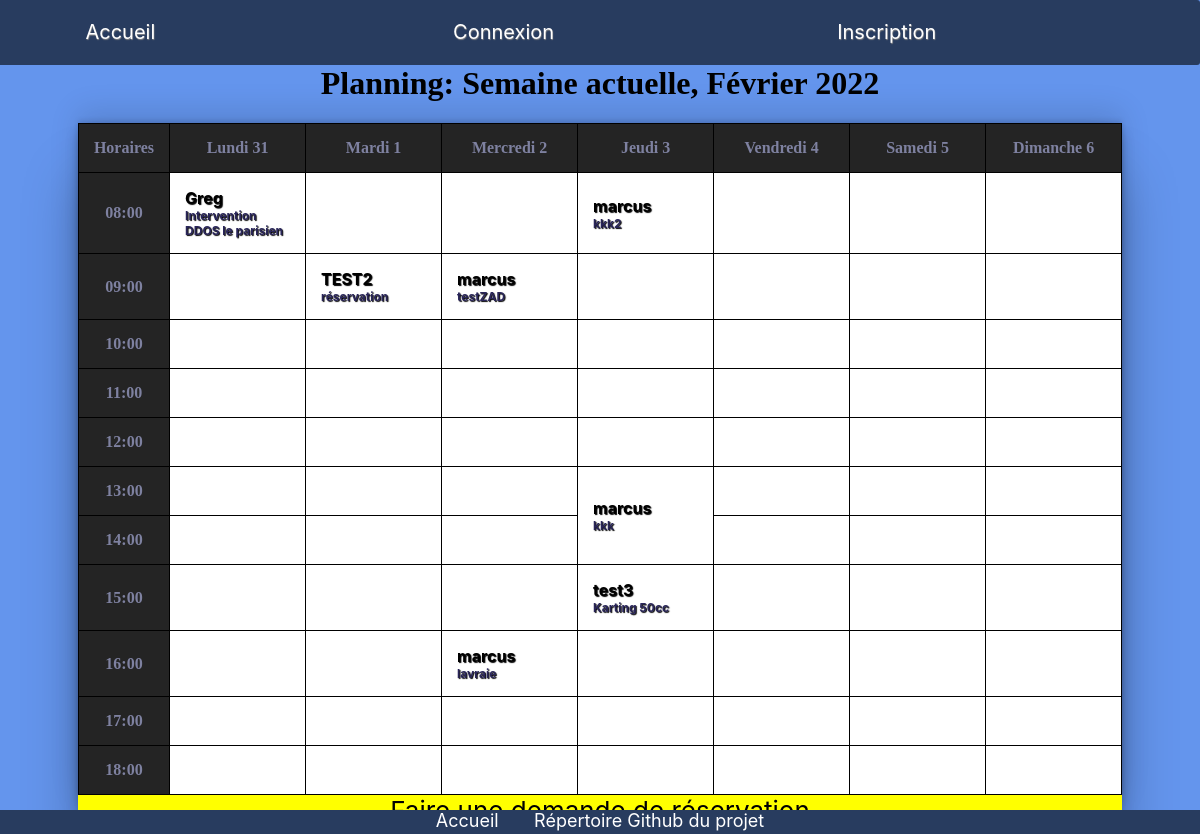
The page /pages/planning.php on the database its author committed.
### tables this page shows
CREATE TABLE IF NOT EXISTS `reservations` (
  `id` int(11) NOT NULL AUTO_INCREMENT,
  `titre` varchar(255) NOT NULL,
  `description` text NOT NULL,
  `debut` datetime NOT NULL,
  `fin` datetime NOT NULL,
  `id_utilisateur` int(11) NOT NULL,
  PRIMARY KEY (`id`)
);

CREATE TABLE IF NOT EXISTS `utilisateurs` (
  `id` int(11) NOT NULL AUTO_INCREMENT,
  `login` varchar(255) NOT NULL,
  `password` varchar(255) NOT NULL,
  PRIMARY KEY (`id`)
);

### classes/classWeek.php (called while the page is built, shortened)
<?php
class Week{
    public $days =  ['Lundi', 'Mardi', 'Mercredi', 'Jeudi', 'Vendredi', 'Samedi', 'Dimanche'];
    public $currentDate;
    public $month;
    public $year;
public function __construct(?int $day = null, ?int $month = null, ?int $year = null){
    if($day ===null || $day < 1 || $day >31){
        $day = intval(date('j'));
    }
    if($month === null || $month < 1 || $month > 12){
        $month = intval(date('m'));
    }
    if($year === null){
        $year = intval(date('Y'));
    }
    $dateString = $year . '-' . $month . '-' . $day;
    $makeDate = new DateTimeImmutable($dateString);
    $this->currentDay = intval($makeDate->format('N'));
    if($this->currentDay === 1){
        $this->mondayDate = $day;
        $this->currentIsMonday = TRUE;
    }
    else {
        $getMondayDate = $makeDate->modify('last monday');
        $this->mondayDate = intval($getMondayDate->format('j'));
    }
    $this->currentDate = $dateString;
    $this->month = $month;
    $this->year = $year;
}
    public function ToString(): string {
        return $this->month[$this->month - 1] . ' ' . $this->year;
    }
     public function getDays(int $index): string{
         return $this->days[$index];
     }
    public function previousWeek(): Week{
        $tempDate = new DateTimeImmutable($this->currentDate);
        $dayName = $tempDate->format('l');
        var_dump($dayName);
        $tempDate2 = $tempDate->modify('previous ' . $dayName);
        $day = $tempDate2->format('j');
        $month = $tempDate2->format('n');
        $year = $tempDate2->format('Y');
        return new Week($day, $month, $year);
    }
}
?>

### classes/classCrenneau.php (called while the page is built, shortened)
<?php
class Creneaux {
    private $pdo;
    public function __construct(){
        $this->pdo = new PDO('mysql:host=localhost;dbname=reservationsalles', 'root', '', [
            PDO::ATTR_ERRMODE => PDO::ERRMODE_EXCEPTION,
            PDO::ATTR_DEFAULT_FETCH_MODE => PDO::FETCH_ASSOC]);
    }
    public function getEventsBetween(DateTime $start, DateTime $end): array {
        $sql = "SELECT reservations.id, reservations.titre, reservations.debut, reservations.fin, utilisateurs.login
        FROM reservations JOIN utilisateurs ON utilisateurs.id = reservations.id_utilisateur
        WHERE reservations.debut
        BETWEEN '{$start->format('Y--d 08:00:00')}' AND '{$end->format('Y-m-d 19:00:00')}'";
        $stmt = $this->pdo->query($sql);
        $results = $stmt->fetchAll();
        return $results;
    }
    public function getEventsBetweenByDayTime(DateTime $start, DateTime $end): array{
        $events = $this->getEventsBetween($start, $end);
        $days = [];
        foreach ($events as $event){
            $days[$event['debut']] = $event;
            $diff = new Creneaux;
            $length = $diff->timeLength($event['debut'], $event['fin']);
            $days[$event['debut']]['length'] = $length;
            $dateStart = new DateTime($event['debut']);
            $dateDay = $dateStart->format('N');
            $timeHour = $dateStart->format('G');
            $case = ($timeHour - 7) . '-' . $dateDay;
            $days[$event['debut']]['case'] = $case;
        }
        return $days;
    }
    public function timeLength(string $start, string $end): int {
        $tempOne = new DateTime($start);
        $tempTwo = new DateTime($end);
        $length = date_diff($tempOne, $tempTwo);
        return $length->h;
    }
}
?>

### pages/planning.php (the view, shortened to what this page needs)
<?php
require_once('../classes/classCrenneau.php');
require_once('../classes/classWeek.php');
?>
<?php
$eventsFromDB = new Creneaux();
$tableCell = [];
$currentEvent = [];
$actWeek = new Week($_GET['day'] ?? null, $_GET['month'] ?? null, $_GET['year'] ?? null);
$tempDate = new DateTime ($actWeek->currentDate);
$end =(clone $tempDate)->modify('+ 5 days - 1 second');
$events = $eventsFromDB -> getEventsBetweenByDayTime($tempDate, $end);
foreach ($events as $k => $event){
    $tableCell[$event['case']] = $event['length'];
}
?>
<!DOCTYPE html>
<head>
</head>
<html lang="fr">
<link rel="stylesheet" href="../CSS/planning.css">
<body>
    <main>
    <div class="calendarnav">
        <h1>Planning: Semaine actuelle, Février <?= $actWeek->ToString(); ?></h1>
    </div>
    <div class = calendartable>
    <table>
    </div>
    <colgroup>
        <col>
        <col span="5">
        <col span="2">
    </colgroup>
    <?php
    for ($y=0; $y < 12; $y++) {
        echo '<tr>', "\n";
        for ($x = 0; $x < 8; $x++) {
            $coordinate = $y . '-' . $x;
            $cellLength = null;
            if ($y == 0 && $x == 0)
            echo '<th>Horaires</th>';
            elseif ($y == 0 && $x > 0) {
                $daysNumber = $actWeek->mondayDate + $x - 1;
                if ($daysNumber > 31){
                        $daysNumber = $actWeek->mondayDate + $x - 32;
                }
                 echo '<th>' . $actWeek->getDays ($x -1) . ' ' . $daysNumber . '</th>';
            }
            elseif ($y > 0 && $x == 0) {
                $tempHour = 7 + $y;
                if ($tempHour < 10) {
                   $hour = '0' . $tempHour . ':00';
                }
                else {
                    $hour = $tempHour . ':00';
                }
                echo '<th>' . $hour . '</th>';
            }
            else {
                foreach($tableCell as $key => $value) {
                    if ($coordinate === $key) {
                        $cellLength = $value;
                    }
                }
                foreach ($events as $k => $event) {
                    if ($coordinate == $event['case']) {
                        $currentEvent = $event;
                    }
                }
                if (isset($cellLength) && $cellLength !== FALSE) {
                    echo '<td rowspan="'. $cellLength .'"';
                    echo ' style="color:white;text-shadow: 1px 1px 1px black; background-color:' . '">';
                    echo "<a href=\"reservation.php?id=" . $currentEvent['id'] . '" class=table_link>';
                    echo '<div class = loginreserv><span>' . $currentEvent['login'] . '</span></div>';
                    echo '<div class = titlereserv><span>' . $currentEvent['titre'] . '</span></div>';
                    echo '</a>';
                    echo '</td>';
                    $tempY = $y + 1;
                    while ($cellLength > 1) {
                       $tableCell[$tempY . '-' . $x] = FALSE;
                       $tempY++;
                       $cellLength--;
                    }
                }
                else {
                    if (isset($tableCell[$coordinate])){
                        ;
                }
                else {
                    echo'<td></td>';
                }
            }
        }
    }
    echo '</tr> ', "\n";
    }
    ?>
<div class = booking>
    <div class = addbooking><a href="reservation-form.php"> Faire une  demande de réservation </a></div>
</div>
    </main>
<footer>
</footer>
</body>
</html>
    <link rel="stylesheet" href="CSS/planning.css">
    <link rel="stylesheet" href="/reservation-salles/style.css">

### CSS/planning.css (style rules this page uses)
body { background-color: cornflowerblue ; }
td, th { border: solid black 1px; padding: 15px; }
td { width: 105px; }
table { border-collapse: collapse; align-items: center; margin-bottom: 20px; }
th { background-color: rgb(36, 36, 36); color: #7e81a0 ; font-family: 'Alfa Slab One', cursive; }
h1 { font-family: 'Alfa Slab One', cursive; text-align: center; }
main { display: flex; justify-content: space-around; align-items: center; flex-direction: column; }
.calendartable { box-shadow: rgba(0, 0, 0, 0.25) 0px 54px 55px, rgba(0, 0, 0, 0.12) 0px -12px 30px, rgba(0, 0, 0, 0.12) 0px 4px 6px, rgba(0, 0, 0, 0.17) 0px 12px 13px, rgba(0, 0, 0, 0.09) 0px -3px 5px; margin: 0; padding: 0; border-bottom: none; border-bottom-left-radius: 5%; border-bottom-right-radius: 5%; }
.loginreserv { color: black; font-family: -apple-system, BlinkMacSystemFont, 'Segoe UI', Roboto, Oxygen, Ubuntu, Cantarell, 'Open Sans', 'Helvetica Neue', sans-serif; font-size: 16px; }
a { text-decoration: none; }
.titlereserv { color: rgb(42, 38, 90); font-family: -apple-system, BlinkMacSystemFont, 'Segoe UI', Roboto, Oxygen, Ubuntu, Cantarell, 'Open Sans', 'Helvetica Neue', sans-serif; font-size: 12px; }

### style.css (style rules this page uses)
* { font-family: -apple-system, BlinkMacSystemFont, 'Segoe UI', Roboto, Oxygen, Ubuntu, Cantarell, 'Open Sans', 'Helvetica Neue', sans-serif; margin-top: 0; margin-left: 0; margin-right: 0; }
.headermenu { margin-left: -400px; display: flex; justify-content: space-evenly; background-color: rgb(40, 60, 95); color: white; text-decoration: none; border-radius: 3px; z-index: 20; }
.headermenu a { display: flex; justify-content: center; margin-right: 20px; height: 65px; width: 140px; line-height: 65px; text-decoration: none; color: white; font-size: 20px; text-shadow: 0.5px 0.5px 1px rgb(133, 133, 133); border-radius: 1.8px; }
footer { position:fixed; bottom:0; width:100%; height: 24px; background: rgb(40, 60, 95); color: whitesmoke; font-size: 18px; bottom: 0px; left: 0px; right: 0px; }
footer a:link { text-decoration: none; }
footer a { color: white; margin-bottom: 2px; height: 200px; }
.footerlivreor { display: flex; justify-content: center; }
table { border-collapse: collapse; background: white; color: black; }
th, td { font-weight: bold; }
.addbooking { font-size: 26px;; display: flex; justify-content: center; background-color: yellow; border-radius: 9.5px; height: 25%; width: 100%; margin-top: -20px; padding-top: 10px; border-top-left-radius: 0%; border-top-right-radius: 0%; }
.addbooking a { text-decoration: none; display: flex; justify-content: center; color: black; width: 100%; margin-top: -10px; border-top-left-radius: 0%; border-top-right-radius: 0%; }
.booking { display: flex; flex-direction: row; font-size: 1.5rem; }
body { padding-bottom: 0px; }

### rows shown on the page
reservations: id_utilisateur.login "Greg", titre "Intervention DDOS le parisien"
reservations: id_utilisateur.login "marcus", titre "kkk2"
reservations: id_utilisateur.login "TEST2", titre "réservation"
reservations: id_utilisateur.login "marcus", titre "testZAD"
reservations: id_utilisateur.login "marcus", titre "kkk"
utilisateurs: login "test3"
reservations: titre "Karting 50cc"
reservations: id_utilisateur.login "marcus", titre "lavraie"

### other values the page prints
$actWeek->ToString() "2022"
$actWeek->getDays ($x -1) "Lundi"
$daysNumber "31"
$actWeek->getDays ($x -1) "Mardi"
$daysNumber "1"
$actWeek->getDays ($x -1) "Mercredi"
$daysNumber "2"
$actWeek->getDays ($x -1) "Jeudi"
$daysNumber "3"
$actWeek->getDays ($x -1) "Vendredi"
$daysNumber "4"
$actWeek->getDays ($x -1) "Samedi"
$daysNumber "5"
$actWeek->getDays ($x -1) "Dimanche"
$daysNumber "6"
